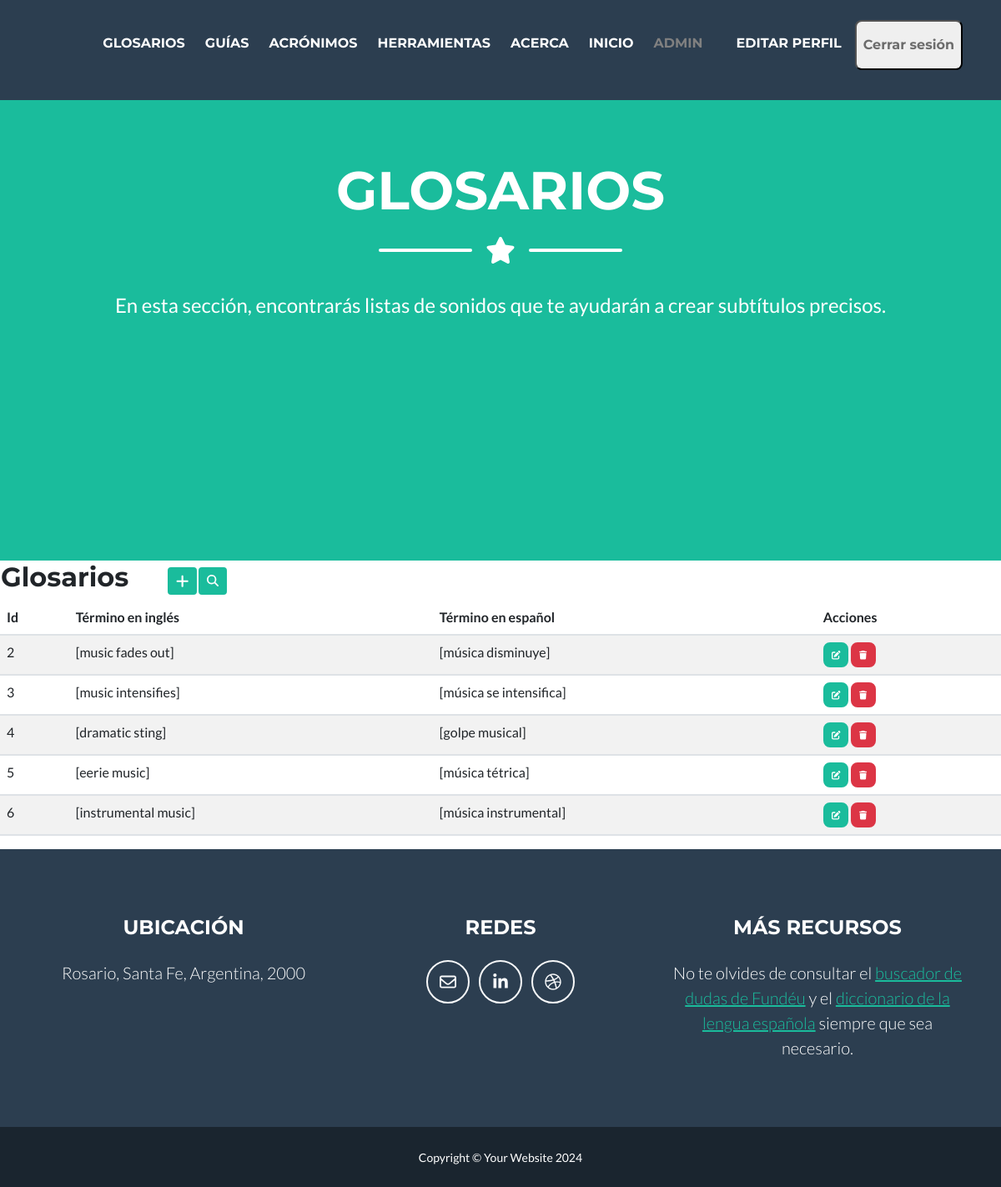
/glosarios/ (signed in), run on an earlier commit of the app's database.
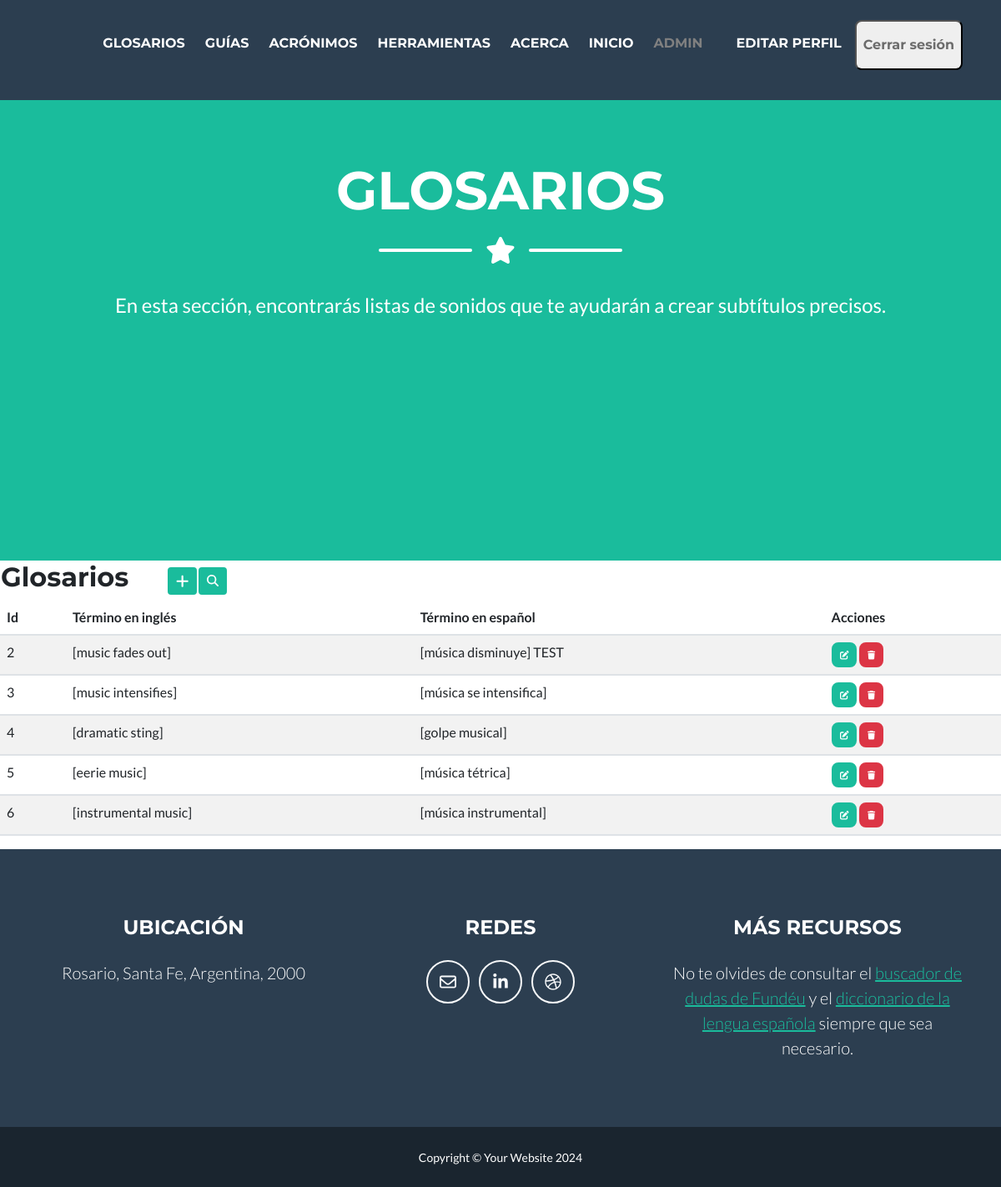
And on a later commit of the database.
### aplicacion/models.py (models this page shows, shortened)
class Glosarios(models.Model):
    Término_EN = models.CharField(max_length=100)
    Término_SP = models.CharField(max_length=100)
    class Meta:
        verbose_name = "Glosarios"
        verbose_name_plural = "Glosarios"

### aplicacion/views.py (the view)
# urls.py: path('glosarios/', glosarios, name="glosarios"),
@login_required
def glosarios(request):
    contexto = {'glosarios': Glosarios.objects.all().order_by("id")}#ordenado por id
    return render(request, "aplicacion/glosarios.html", contexto)

### aplicacion/templates/aplicacion/glosarios.html (shortened to what this page needs)
{% extends "aplicacion/index.html" %}
{% block inicio %}
<li class="nav-item mx-0 mx-lg-1"><a class="nav-link py-3 px-0 px-lg-2 rounded" href="{% url 'home' %}">Inicio</a></li>
{% endblock inicio %}
{% block  titulo%}
<header class="masthead bg-primary text-white text-center">
    <div class="container d-flex align-items-center flex-column">
        <h1 class="masthead-heading text-uppercase mb-0">Glosarios</h1>
        <div class="divider-custom divider-light">
            <div class="divider-custom-line"></div>
            <div class="divider-custom-icon"><i class="fas fa-star"></i></div>
            <div class="divider-custom-line"></div>
        </div>
        <p class="masthead-subheading font-weight-light mb-0">En esta sección, encontrarás listas de sonidos que te ayudarán a crear subtítulos precisos.</p>
    </div>
</header>
{% endblock titulo%}
{% block contenido %}
<table>
    <tr>
        <td width="200"><h2>Glosarios</h2></td>
        <td>
            <a
            href="{% url 'glosariosForm' %}"
            class="btn btn-primary btn-sm"
            ><i class="fa fa-plus fa-lg" title="Crear"> </i>
            </a>
        </td>
        <td>
            <a
            href="{% url 'buscarGlosarios' %}"
            class="btn btn-primary btn-sm"
            ><i class="fa-solid fa-magnifying-glass" title="Buscar"></i> </i>
            </a>
        </td>
    </tr>
</table>
<table class="table table-striped">
    <thead>
        <tr>
            <th>Id</th>
            <th>Término en inglés</th>
            <th>Término en español</th>
            <th>Acciones</th>
        </tr>
    </thead>
    <tbody>
    {% for g in glosarios %}
        <tr>
            <td>{{ g.id }}</td>
            <td>{{ g.Término_EN }}</td>
            <td>{{ g.Término_SP }}</td>
            <td>
                <a
                  href="{% url 'glosariosUpdate' g.id %}"
                  class="btn btn-primary"
                  style="--bs-btn-padding-y: .25rem; --bs-btn-padding-x: .5rem; --bs-btn-font-size: .75rem;"
                  ><i class="fa fa-edit fa-sm" title="Edit Record"></i>
                </a>
                <a
                  href="{% url 'glosariosDelete' g.id %}"
                  class="btn btn-danger"
                  style="--bs-btn-padding-y: .25rem; --bs-btn-padding-x: .5rem; --bs-btn-font-size: .75rem;"
                  ><i class="fa fa-trash fa-sm" title="Delete Record"></i>
                </a>
            </td>
        </tr>
    {% endfor %}
    </tbody>
</table>
{% endblock contenido %}

What changed in the data, as far as the page shows it:
changed Glosarios "[music fades out]": Término_SP "[música disminuye]" → "[música disminuye] TEST"
